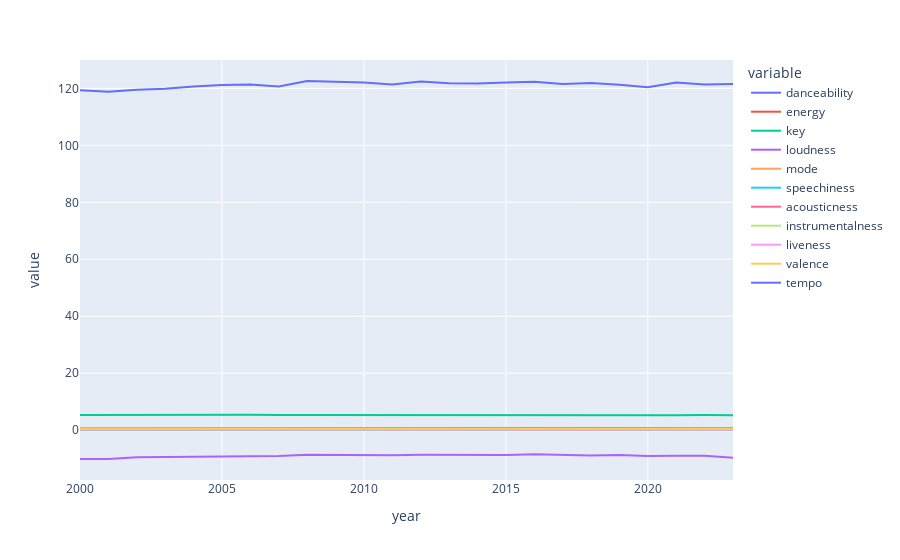

Here is the notebook cell this chart was saved with:
### Code cell
sound_features = ['danceability', 'energy', 'key', 'loudness', 'mode',
       'speechiness', 'acousticness', 'instrumentalness', 'liveness',
       'valence', 'tempo']

agg_data = data2_cleaned.groupby('year', as_index=False)[sound_features].mean()

# Create a line plot for the aggregated data
fig = px.line(agg_data, x='year', y=sound_features)

fig.show()

### Figure 1 — Plotly figure (JSON) as saved in the notebook; plotly's stock layout.template omitted (floating-point values rounded to 4 significant figures)
{"data": [{"hovertemplate": "variable=danceability<br>year=%{x}<br>value=%{y}<extra></extra>", "legendgroup": "danceability", "line": {"color": "#636efa", "dash": "solid"}, "marker": {"symbol": "circle"}, "mode": "lines", "name": "danceability", "orientation": "v", "showlegend": true, "type": "scatter", "x": [2000, 2001, 2002, 2003, 2004, 2005, 2006, 2007, 2008, 2009, 2010, 2011, 2012, 2013, 2014, 2015, 2016, 2017, 2018, 2019, 2020, 2021, 2022, 2023], "xaxis": "x", "y": [0.5285, 0.5246, 0.5317, 0.5237, 0.5247, 0.525, 0.5315, 0.5357, 0.5357, 0.5328, 0.5345, 0.5372, 0.5375, 0.537, 0.5334, 0.5347, 0.5448, 0.5499, 0.5511, 0.5525, 0.5523, 0.5517, 0.5525, 0.5377], "yaxis": "y"}, {"hovertemplate": "variable=energy<br>year=%{x}<br>value=%{y}<extra></extra>", "legendgroup": "energy", "line": {"color": "#EF553B", "dash": "solid"}, "marker": {"symbol": "circle"}, "mode": "lines", "name": "energy", "orientation": "v", "showlegend": true, "type": "scatter", "x": [2000, 2001, 2002, 2003, 2004, 2005, 2006, 2007, 2008, 2009, 2010, 2011, 2012, 2013, 2014, 2015, 2016, 2017, 2018, 2019, 2020, 2021, 2022, 2023], "xaxis": "x", "y": [0.6095, 0.5962, 0.6247, 0.6273, 0.6329, 0.6285, 0.6309, 0.6465, 0.658, 0.6462, 0.6592, 0.6493, 0.6532, 0.6523, 0.6441, 0.6461, 0.6576, 0.643, 0.6365, 0.6479, 0.6281, 0.6296, 0.6392, 0.6179], "yaxis": "y"}, {"hovertemplate": "variable=key<br>year=%{x}<br>value=%{y}<extra></extra>", "legendgroup": "key", "line": {"color": "#00cc96", "dash": "solid"}, "marker": {"symbol": "circle"}, "mode": "lines", "name": "key", "orientation": "v", "showlegend": true, "type": "scatter", "x": [2000, 2001, 2002, 2003, 2004, 2005, 2006, 2007, 2008, 2009, 2010, 2011, 2012, 2013, 2014, 2015, 2016, 2017, 2018, 2019, 2020, 2021, 2022, 2023], "xaxis": "x", "y": [5.31, 5.351, 5.304, 5.288, 5.262, 5.366, 5.379, 5.311, 5.289, 5.286, 5.331, 5.273, 5.313, 5.298, 5.356, 5.375, 5.354, 5.235, 5.22, 5.285, 5.285, 5.266, 5.303, 5.243], "yaxis": "y"}, {"hovertemplate": "variable=loudness<br>year=%{x}<br>value=%{y}<extra></extra>", "legendgroup": "loudness", "line": {"color": "#ab63fa", "dash": "solid"}, "marker": {"symbol": "circle"}, "mode": "lines", "name": "loudness", "orientation": "v", "showlegend": true, "type": "scatter", "x": [2000, 2001, 2002, 2003, 2004, 2005, 2006, 2007, 2008, 2009, 2010, 2011, 2012, 2013, 2014, 2015, 2016, 2017, 2018, 2019, 2020, 2021, 2022, 2023], "xaxis": "x", "y": [-10.11, -10.1, -9.482, -9.34, -9.143, -9.224, -9.181, -9.05, -8.631, -8.745, -8.653, -8.794, -8.63, -8.666, -8.663, -8.666, -8.448, -8.716, -8.848, -8.689, -9.019, -8.955, -8.942, -9.711], "yaxis": "y"}, {"hovertemplate": "variable=mode<br>year=%{x}<br>value=%{y}<extra></extra>", "legendgroup": "mode", "line": {"color": "#FFA15A", "dash": "solid"}, "marker": {"symbol": "circle"}, "mode": "lines", "name": "mode", "orientation": "v", "showlegend": true, "type": "scatter", "x": [2000, 2001, 2002, 2003, 2004, 2005, 2006, 2007, 2008, 2009, 2010, 2011, 2012, 2013, 2014, 2015, 2016, 2017, 2018, 2019, 2020, 2021, 2022, 2023], "xaxis": "x", "y": [0.6715, 0.6721, 0.6531, 0.6573, 0.6475, 0.6486, 0.6488, 0.6357, 0.6633, 0.6434, 0.6352, 0.6481, 0.6315, 0.63, 0.6224, 0.6172, 0.6129, 0.6245, 0.6213, 0.6178, 0.6232, 0.6137, 0.6159, 0.6299], "yaxis": "y"}, {"hovertemplate": "variable=speechiness<br>year=%{x}<br>value=%{y}<extra></extra>", "legendgroup": "speechiness", "line": {"color": "#19d3f3", "dash": "solid"}, "marker": {"symbol": "circle"}, "mode": "lines", "name": "speechiness", "orientation": "v", "showlegend": true, "type": "scatter", "x": [2000, 2001, 2002, 2003, 2004, 2005, 2006, 2007, 2008, 2009, 2010, 2011, 2012, 2013, 2014, 2015, 2016, 2017, 2018, 2019, 2020, 2021, 2022, 2023], "xaxis": "x", "y": [0.0846, 0.08451, 0.0866, 0.08784, 0.08689, 0.08847, 0.09132, 0.09442, 0.0922, 0.0918, 0.09278, 0.09694, 0.09526, 0.09175, 0.09323, 0.09404, 0.0993, 0.0963, 0.1001, 0.1013, 0.09707, 0.09465, 0.09776, 0.08855], "yaxis": "y"}, {"hovertemplate": "variable=acousticness<br>year=%{x}<br>value=%{y}<extra></extra>", "legendgroup": "acousticness", "line": {"color": "#FF6692", "dash": "solid"}, "marker": {"symbol": "circle"}, "mode": "lines", "name": "acousticness", "orientation": "v", "showlegend": true, "type": "scatter", "x": [2000, 2001, 2002, 2003, 2004, 2005, 2006, 2007, 2008, 2009, 2010, 2011, 2012, 2013, 2014, 2015, 2016, 2017, 2018, 2019, 2020, 2021, 2022, 2023], "xaxis": "x", "y": [0.3559, 0.3726, 0.3425, 0.3414, 0.338, 0.3372, 0.3296, 0.3267, 0.3017, 0.3142, 0.3012, 0.3187, 0.306, 0.3187, 0.3177, 0.3149, 0.2781, 0.3173, 0.32, 0.3119, 0.3236, 0.3185, 0.3198, 0.3369], "yaxis": "y"}, {"hovertemplate": "variable=instrumentalness<br>year=%{x}<br>value=%{y}<extra></extra>", "legendgroup": "instrumentalness", "line": {"color": "#B6E880", "dash": "solid"}, "marker": {"symbol": "circle"}, "mode": "lines", "name": "instrumentalness", "orientation": "v", "showlegend": true, "type": "scatter", "x": [2000, 2001, 2002, 2003, 2004, 2005, 2006, 2007, 2008, 2009, 2010, 2011, 2012, 2013, 2014, 2015, 2016, 2017, 2018, 2019, 2020, 2021, 2022, 2023], "xaxis": "x", "y": [0.2401, 0.2374, 0.2394, 0.2407, 0.2267, 0.2378, 0.253, 0.2644, 0.2602, 0.2617, 0.2669, 0.2513, 0.2577, 0.2547, 0.2581, 0.2453, 0.2794, 0.2494, 0.2412, 0.2557, 0.2548, 0.2475, 0.2517, 0.2885], "yaxis": "y"}, {"hovertemplate": "variable=liveness<br>year=%{x}<br>value=%{y}<extra></extra>", "legendgroup": "liveness", "line": {"color": "#FF97FF", "dash": "solid"}, "marker": {"symbol": "circle"}, "mode": "lines", "name": "liveness", "orientation": "v", "showlegend": true, "type": "scatter", "x": [2000, 2001, 2002, 2003, 2004, 2005, 2006, 2007, 2008, 2009, 2010, 2011, 2012, 2013, 2014, 2015, 2016, 2017, 2018, 2019, 2020, 2021, 2022, 2023], "xaxis": "x", "y": [0.2184, 0.2115, 0.2224, 0.2216, 0.2313, 0.2302, 0.2226, 0.2309, 0.2261, 0.226, 0.2263, 0.2316, 0.2262, 0.228, 0.2217, 0.2223, 0.2184, 0.2242, 0.216, 0.2273, 0.2085, 0.2046, 0.2189, 0.2144], "yaxis": "y"}, {"hovertemplate": "variable=valence<br>year=%{x}<br>value=%{y}<extra></extra>", "legendgroup": "valence", "line": {"color": "#FECB52", "dash": "solid"}, "marker": {"symbol": "circle"}, "mode": "lines", "name": "valence", "orientation": "v", "showlegend": true, "type": "scatter", "x": [2000, 2001, 2002, 2003, 2004, 2005, 2006, 2007, 2008, 2009, 2010, 2011, 2012, 2013, 2014, 2015, 2016, 2017, 2018, 2019, 2020, 2021, 2022, 2023], "xaxis": "x", "y": [0.5115, 0.4924, 0.5018, 0.4929, 0.4915, 0.4872, 0.482, 0.4846, 0.4785, 0.469, 0.4616, 0.4656, 0.4611, 0.4529, 0.446, 0.4282, 0.4152, 0.4354, 0.4333, 0.4267, 0.4226, 0.4251, 0.4283, 0.4223], "yaxis": "y"}, {"hovertemplate": "variable=tempo<br>year=%{x}<br>value=%{y}<extra></extra>", "legendgroup": "tempo", "line": {"color": "#636efa", "dash": "solid"}, "marker": {"symbol": "circle"}, "mode": "lines", "name": "tempo", "orientation": "v", "showlegend": true, "type": "scatter", "x": [2000, 2001, 2002, 2003, 2004, 2005, 2006, 2007, 2008, 2009, 2010, 2011, 2012, 2013, 2014, 2015, 2016, 2017, 2018, 2019, 2020, 2021, 2022, 2023], "xaxis": "x", "y": [119.3, 118.8, 119.5, 119.9, 120.6, 121.1, 121.4, 120.7, 122.6, 122.4, 122.0, 121.3, 122.4, 121.8, 121.7, 122.1, 122.3, 121.6, 121.9, 121.3, 120.4, 122.0, 121.4, 121.5], "yaxis": "y"}], "layout": {"autosize": true, "legend": {"title": {"text": "variable"}, "tracegroupgap": 0}, "margin": {"t": 60}, "xaxis": {"anchor": "y", "autorange": true, "domain": [0, 1], "range": [2000, 2023], "title": {"text": "year"}, "type": "linear"}, "yaxis": {"anchor": "x", "autorange": true, "domain": [0, 1], "range": [-17.48, 130.0], "title": {"text": "value"}, "type": "linear"}}}
